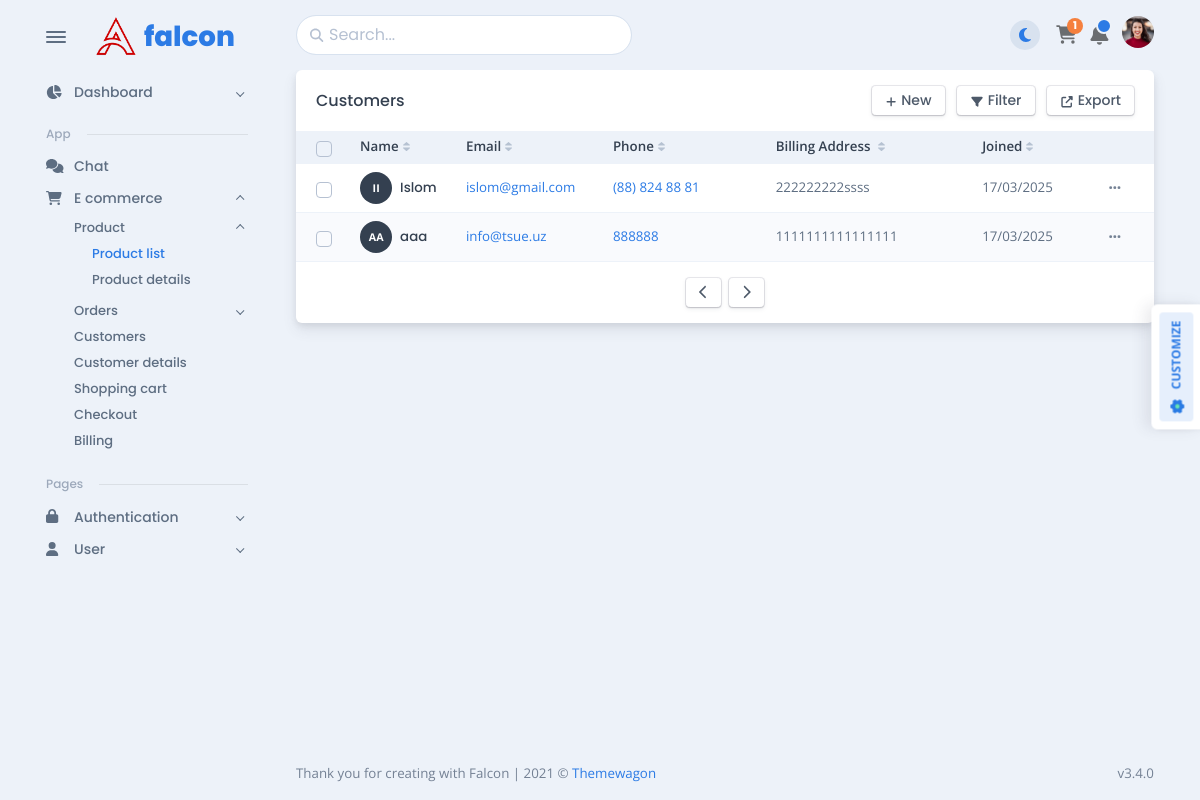
The app's page /myapp/customers/, older data.
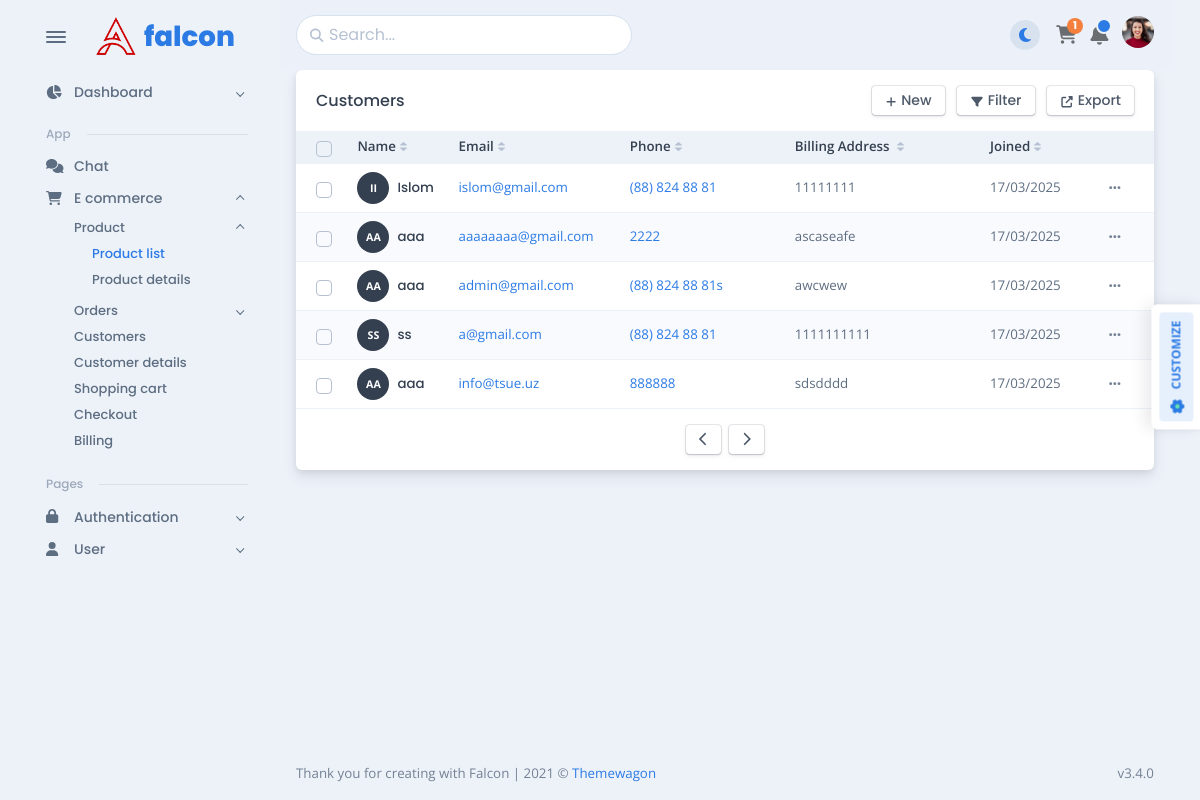
The same page, newer data.
### myapp/models.py (models this page shows, shortened)
class Customer(models.Model):
    name = models.CharField(max_length=255)
    email = models.EmailField(unique=True)
    phone = models.CharField(max_length=20)
    billing_address = models.TextField()
    joined_date = models.DateTimeField(default=now)
    image = models.ImageField(upload_to='customer_images/', blank=True, null=True)

### myapp/views.py (the view)
# urls.py: path('customers/', CustomerListView.as_view(), name='customer_table'),
class CustomerListView(ListView):
    model = Customer
    template_name = 'myapp/customers.html'
    context_object_name = 'customers'

### myapp/templates/myapp/customers.html (shortened to what the changed rows need)
{% load static %}
<!DOCTYPE html>
<html lang="en-US" dir="ltr">
<head>
    <link href="{% static 'myapp/vendors/overlayscrollbars/OverlayScrollbars.min.css' %}" rel="stylesheet">
    <link href="{% static 'myapp/assets/css/theme-rtl.min.css' %}" rel="stylesheet" id="style-rtl">
    <link href="{% static 'myapp/assets/css/theme.min.css' %}" rel="stylesheet" id="style-default">
    <link href="{% static 'myapp/assets/css/user-rtl.min.css' %}" rel="stylesheet" id="user-style-rtl">
    <link href="{% static 'myapp/assets/css/user.min.css' %}" rel="stylesheet" id="user-style-default">
</head>
<body>
<main class="main" id="top">
    <div class="container" data-layout="container">
        <div class="content">
            <div class="card mb-3" id="customersTable"
                 data-list='{"valueNames":["name","email","phone","address","joined"],"page":10,"pagination":true}'>
                <div class="card-body p-0">
                    <div class="table-responsive">
                        <table class="table table-sm table-striped fs--1 mb-0 overflow-hidden">
                            <thead class="bg-200 text-900">
                            <tr>
                                <th>
                                    <div class="form-check fs-0 mb-0 d-flex align-items-center">
                                        <input class="form-check-input" id="checkbox-bulk-customers-select"
                                               type="checkbox"
                                               data-bulk-select='{"body":"table-customers-body","actions":"table-customers-actions","replacedElement":"table-customers-replace-element"}'/>
                                    </div>
                                </th>
                                <th class="sort pe-1 align-middle white-space-nowrap" data-sort="name">Name</th>
                                <th class="sort pe-1 align-middle white-space-nowrap" data-sort="email">Email</th>
                                <th class="sort pe-1 align-middle white-space-nowrap" data-sort="phone">Phone</th>
                                <th class="sort pe-1 align-middle white-space-nowrap ps-5" data-sort="address"
                                    style="min-width: 200px;">Billing Address
                                </th>
                                <th class="sort pe-1 align-middle white-space-nowrap" data-sort="joined">Joined</th>
                                <th class="align-middle no-sort"></th>
                            </tr>
                            </thead>
                            <tbody class="list" id="table-customers-body">
                            {% for customer in customers %}
                                <tr class="btn-reveal-trigger">
                                    <td class="align-middle py-2" style="width: 28px;">
                                        <div class="form-check fs-0 mb-0 d-flex align-items-center">
                                            <input class="form-check-input" type="checkbox"
                                                   id="customer-{{ forloop.counter }}"
                                                   data-bulk-select-row="data-bulk-select-row"/>
                                        </div>
                                    </td>
                                    <td class="name align-middle white-space-nowrap py-2">
                                        <a href="app/e-commerce/customer-details.html">
                                            <div class="d-flex align-items-center">
                                                <div class="avatar avatar-xl me-2">
                                                    {% if customer.image %}
                                                        <img src="{{ customer.get_absolute_url }}" alt="{{ customer.name }}"
                                                             class="rounded-circle" width="50" height="50">
                                                    {% else %}
                                                        <div class="avatar-name rounded-circle">
                                                            <span>{{ customer.name|first }}{{ customer.name.split|last|first }}</span>
                                                        </div>
                                                    {% endif %}
                                                </div>
                                                <div class="flex-1">
                                                    <h5 class="mb-0 fs--1">{{ customer.name }}</h5>
                                                </div>
                                            </div>
                                        </a>
                                    </td>
                                    <td class="email align-middle py-2">
                                        <a href="mailto:{{ customer.email }}">{{ customer.email }}</a>
                                    </td>
                                    <td class="phone align-middle white-space-nowrap py-2">
                                        <a href="tel:{{ customer.phone }}">{{ customer.phone }}</a>
                                    </td>
                                    <td class="address align-middle white-space-nowrap ps-5 py-2">
                                        {{ customer.billing_address }}
                                    </td>
                                    <td class="joined align-middle py-2">{{ customer.joined_date|date:"d/m/Y" }}</td>
                                    <td class="align-middle white-space-nowrap py-2 text-end">
                                        <div class="dropdown font-sans-serif position-static">
                                            <button class="btn btn-link text-600 btn-sm dropdown-toggle btn-reveal"
                                                    type="button"
                                                    id="customer-dropdown-{{ forloop.counter }}"
                                                    data-bs-toggle="dropdown" data-boundary="window"
                                                    aria-haspopup="true" aria-expanded="false">
                                                <span class="fas fa-ellipsis-h fs--1"></span>
                                            </button>
                                        </div>
                                    </td>
                                </tr>
                            {% endfor %}
                            </tbody>
                        </table>
                    </div>
                </div>
            </div>
        </div>
    </div>
</main>
</body>
</html>

Row changes from the older to the newer data that the page shows:
removed Customer: name|first "A", name.split|last "A", name "aaa", email "info@tsue.uz", phone "888888", billing_address "1111111111111111", joined_date "17/03/2025"
changed Customer "Islom": billing_address "222222222ssss" → "11111111"
added Customer: name|first "A", name.split|last "A", name "aaa", email "aaaaaaaa@gmail.com", phone "2222", billing_address "ascaseafe", joined_date "17/03/2025"
added Customer: name|first "A", name.split|last "A", name "aaa", email "admin@gmail.com", phone "(88) 824 88 81s", billing_address "awcwew", joined_date "17/03/2025"
added Customer: name|first "S", name.split|last "S", name "ss", email "a@gmail.com", phone "(88) 824 88 81", billing_address "1111111111", joined_date "17/03/2025"
added Customer: name|first "A", name.split|last "A", name "aaa", email "info@tsue.uz", phone "888888", billing_address "sdsdddd", joined_date "17/03/2025"
